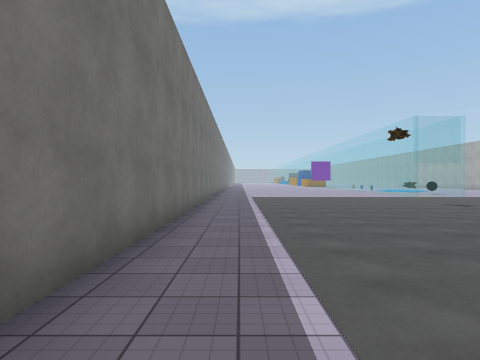
View 1 (above)

24 first-person views from a walk through a scene from a Unity 3-D project. The camera is 1.5 m above the floor, looks level and sees 75° across. The floor is counted in squares, 2 m on a side. Each view is taken from the middle of a square. On the plan, view 1 faces up. The plan holds only what a view shows up to about 10 squares ahead; the rest is blank. The place goes on beyond the plan. The player character is not drawn. Some surface patterns are stand-ins.

View 2
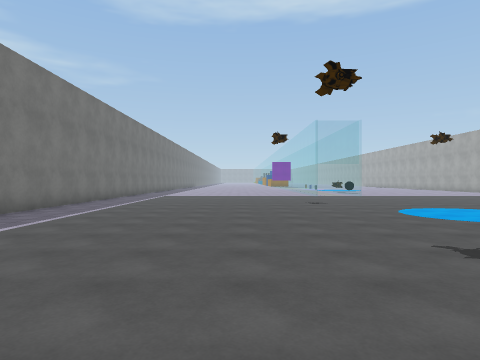

View 3
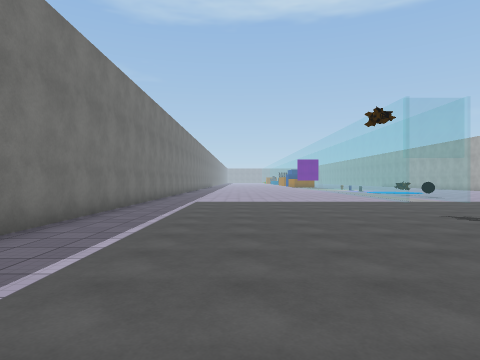

View 4
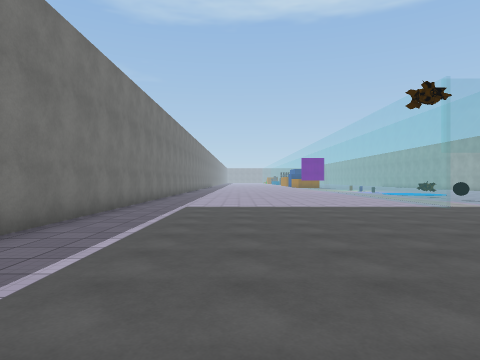

View 5
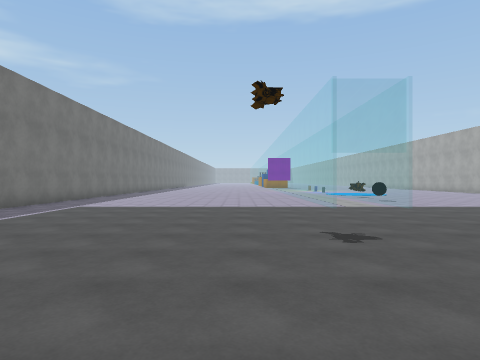

View 6
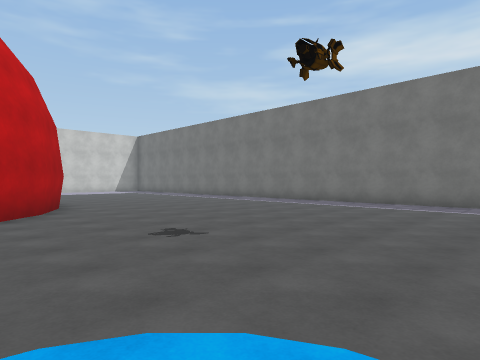

View 7
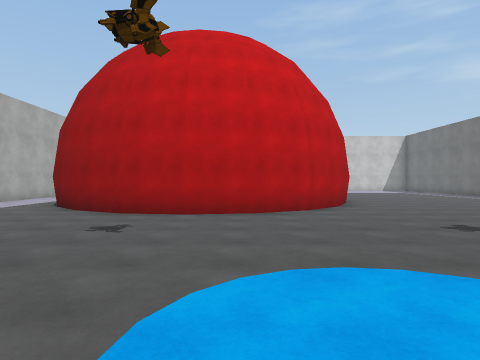

View 8
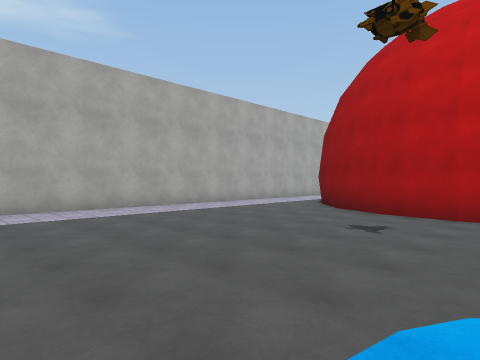

View 9
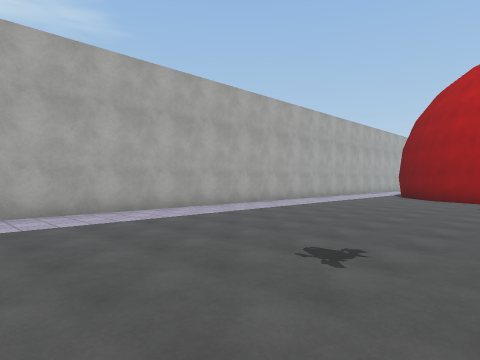

View 10
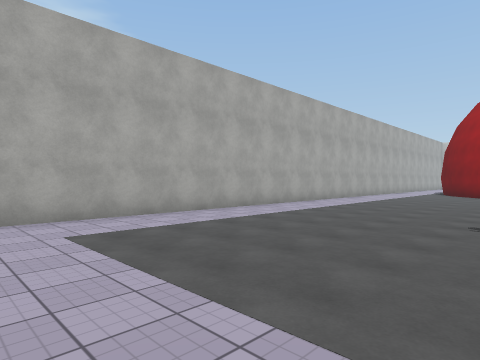

View 11
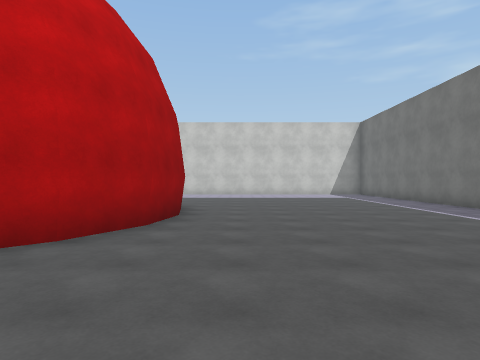

View 12
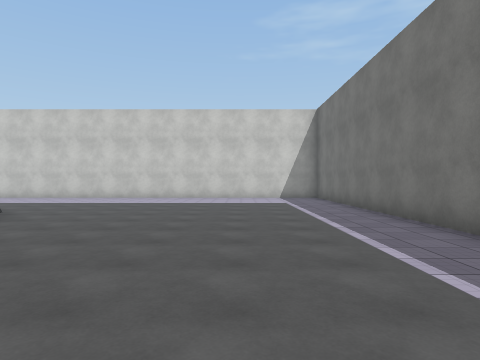

View 13
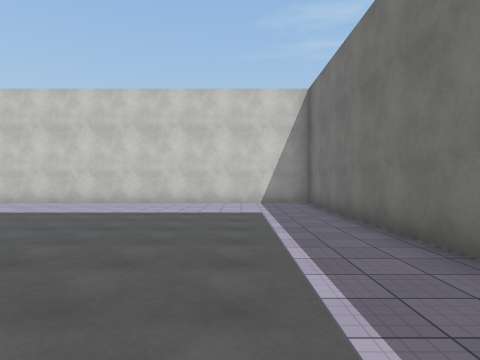

View 14
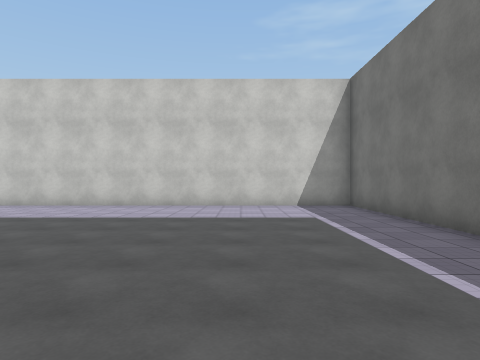

View 15
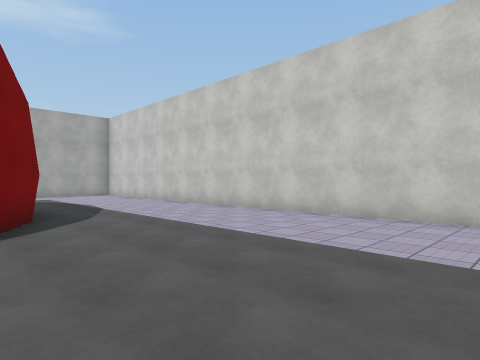

View 16
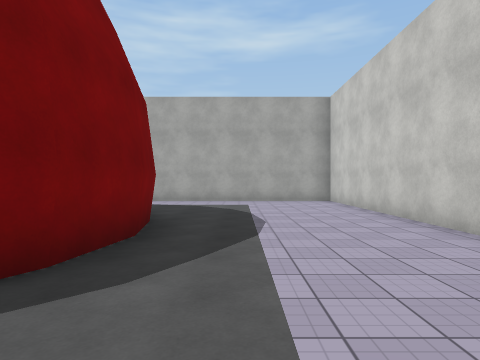

View 17
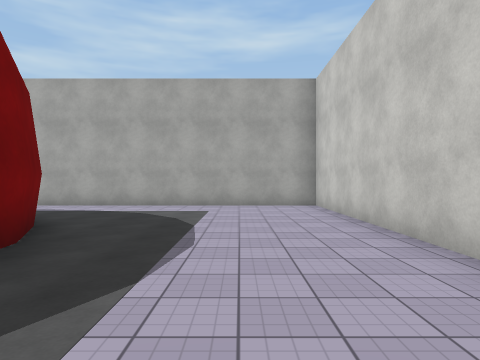

View 18
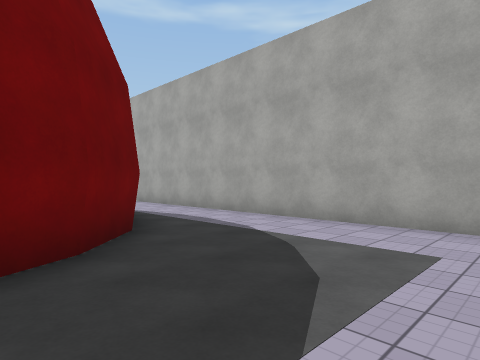

View 19
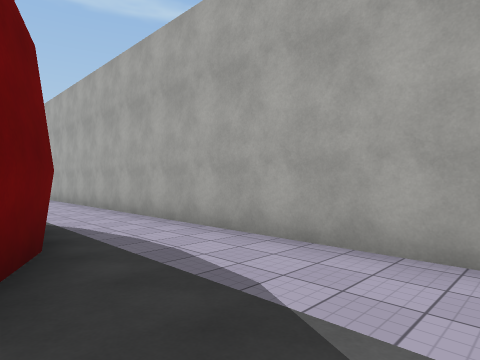

View 20
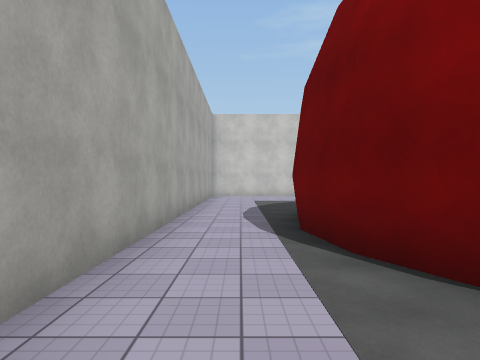

View 21
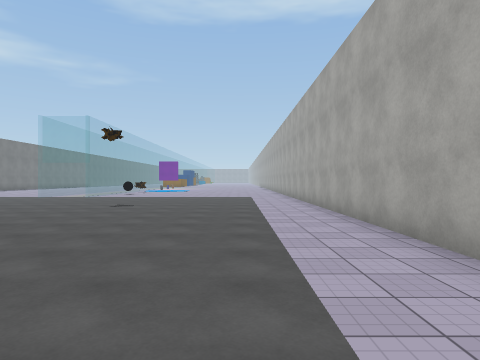

View 22
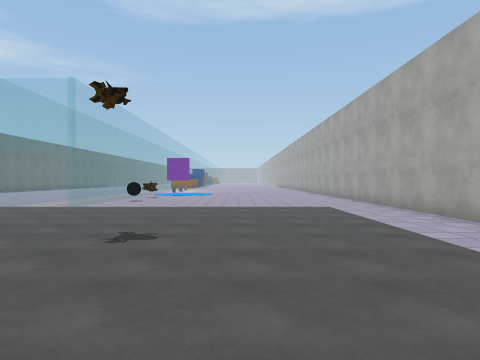

View 23
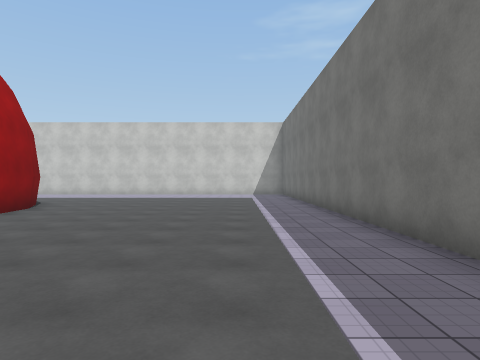

View 24
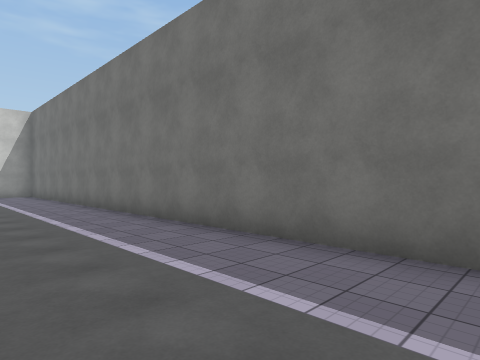

### Floor plan
Points are (right, up) in squares from view 1. A wall is a line through its corners. A room is listed if a view was taken in it or the views show most of it. See-through windows are left out.
Room 1 (views 1, 2, 3, 4, 5, 6, 7, 8, 9, 10, 11, 12, 13, 14, 15, 16, 17, 18, 19, 20, 21, 22, 23, 24)
walls: (7.2, -7.6) (6.4, -6.1) (6.2, -4.7) (6.5, -3.2) (7.2, -1.8) (8.3, -0.6) (9.6, 0) (11.1, 0.3) (12.7, 0) (14.1, -0.7) (15.2, -1.8) (15.9, -3.2) (16.1, -4.6) (15.9, -6.2); (16, -6.1) (15.3, -7.5) (14, -8.8) (12.7, -9.4) (11.3, -9.7) (9.7, -9.4) (8.2, -8.7); (-1.3, 15) (-1.3, -14.3) (18.3, -14.3) (18.3, 15)

Where each view was taken, in squares from view 1:
view 1: 0 up, 0 right, facing up
view 2: 1 down, 4 right, facing up
view 3: 3 up, 2 right, facing up
view 4: 5 up, 2 right, facing up
view 5: 5 up, 5 right, facing up
view 6: 6 up, 9 right, facing down-left
view 7: 7 up, 10 right, facing down
view 8: 7 up, 10 right, facing down-right
view 9: 12 up, 11 right, facing down-right
view 10: 15 up, 12 right, facing down-right
view 11: 2 up, 5 right, facing down
view 12: 1 down, 2 right, facing down
view 13: 4 down, 1 right, facing down
view 14: 5 down, 2 right, facing down
view 15: 8 down, 3 right, facing down-right
view 16: 11 down, 7 right, facing right
view 17: 12 down, 9 right, facing right
view 18: 12 down, 13 right, facing up-right
view 19: 10 down, 15 right, facing up-right
view 20: 0 up, 17 right, facing down
view 21: 0 up, 16 right, facing up
view 22: 5 up, 14 right, facing up
view 23: 2 up, 1 right, facing down
view 24: 2 up, 2 right, facing down-left
